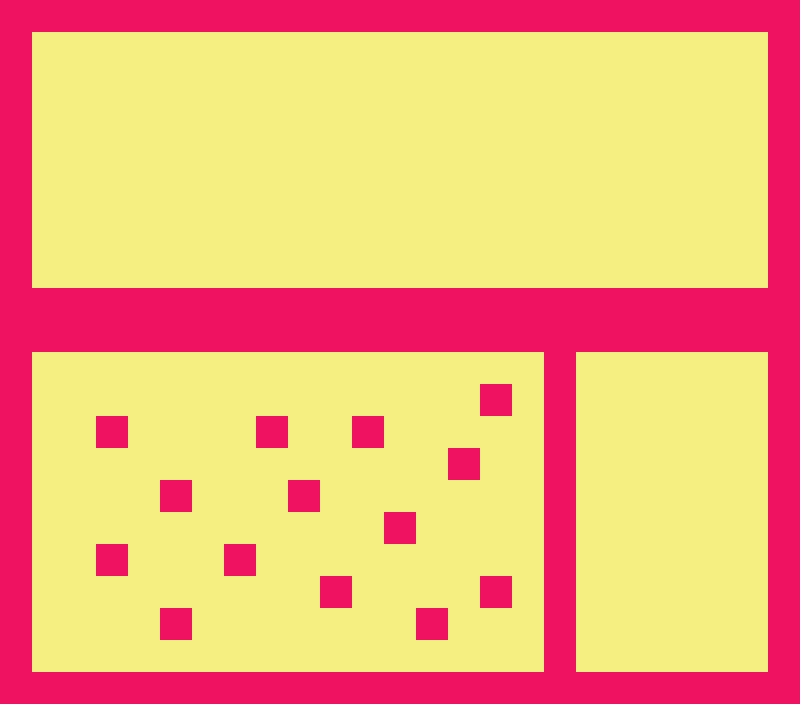

A 2D game scene composited from a Tiled map and its tileset images. What follows is a short description and the map's XML, with each tile layer's data collapsed to a summary:
An orthogonal 25x22 tile map with 32x32 px tiles, 5 tile layers (background, foreground, signs, customers, ...).

<map version="1.0" orientation="orthogonal" width="25" height="22" tilewidth="32" tileheight="32">
 <tileset firstgid="1" name="foreground2" tilewidth="32" tileheight="32" spacing="2" margin="2">
  <image source="test-tilemap-tilesheet.png" width="640" height="400" />
  <tile id="0">
   <properties>
    <property name="name" value="grass" />
    <property name="solid" value="false" />
   </properties>
  </tile>
  <tile id="1">
   <properties>
    <property name="name" value="grass" />
    <property name="solid" value="false" />
   </properties>
  </tile>
  <tile id="2">
   <properties>
    <property name="name" value="dirt" />
    <property name="solid" value="false" />
   </properties>
  </tile>
  <tile id="3">
   <properties>
    <property name="name" value="dirt" />
    <property name="solid" value="false" />
   </properties>
  </tile>
  <tile id="4">
   <properties>
    <property name="name" value="road" />
    <property name="solid" value="false" />
   </properties>
  </tile>
  <tile id="5">
   <properties>
    <property name="name" value="road" />
    <property name="solid" value="false" />
   </properties>
  </tile>
  <tile id="6">
   <properties>
    <property name="movement" value="solid" />
   </properties>
  </tile>
  <tile id="7">
   <properties>
    <property name="movement" value="road" />
   </properties>
  </tile>
  <tile id="18">
   <properties>
    <property name="name" value="house" />
    <property name="solid" value="true" />
   </properties>
  </tile>
  <tile id="19">
   <properties>
    <property name="name" value="house" />
    <property name="solid" value="true" />
   </properties>
  </tile>
  <tile id="36">
   <properties>
    <property name="name" value="house" />
    <property name="solid" value="true" />
   </properties>
  </tile>
  <tile id="37">
   <properties>
    <property name="name" value="house" />
    <property name="solid" value="true" />
   </properties>
  </tile>
  <tile id="38">
   <properties>
    <property name="price" value="200000" />
   </properties>
  </tile>
  <tile id="39">
   <properties>
    <property name="price" value="225000" />
   </properties>
  </tile>
  <tile id="40">
   <properties>
    <property name="price" value="250000" />
   </properties>
  </tile>
  <tile id="41">
   <properties>
    <property name="price" value="300000" />
   </properties>
  </tile>
  <tile id="42">
   <properties>
    <property name="price" value="325000" />
   </properties>
  </tile>
  <tile id="43">
   <properties>
    <property name="price" value="350000" />
   </properties>
  </tile>
  <tile id="44">
   <properties>
    <property name="price" value="375000" />
   </properties>
  </tile>
  <tile id="45">
   <properties>
    <property name="price" value="400000" />
   </properties>
  </tile>
  <tile id="46">
   <properties>
    <property name="price" value="425000" />
   </properties>
  </tile>
  <tile id="47">
   <properties>
    <property name="price" value="450000" />
   </properties>
  </tile>
  <tile id="48">
   <properties>
    <property name="price" value="475000" />
   </properties>
  </tile>
  <tile id="49">
   <properties>
    <property name="price" value="500000" />
   </properties>
  </tile>
  <tile id="50">
   <properties>
    <property name="price" value="550000" />
   </properties>
  </tile>
  <tile id="51">
   <properties>
    <property name="price" value="625000" />
   </properties>
  </tile>
  <tile id="52">
   <properties>
    <property name="price" value="700000" />
   </properties>
  </tile>
  <tile id="53">
   <properties>
    <property name="price" value="1000000" />
   </properties>
  </tile>
  <tile id="56">
   <properties>
    <property name="loan" value="350000" />
    <property name="name" value="steve" />
    <property name="preferredColor" value="red" />
   </properties>
  </tile>
  <tile id="57">
   <properties>
    <property name="loan" value="400000" />
   </properties>
  </tile>
  <tile id="58">
   <properties>
    <property name="loan" value="450000" />
   </properties>
  </tile>
  <tile id="59">
   <properties>
    <property name="loan" value="800000" />
   </properties>
  </tile>
  <tile id="60">
   <properties>
    <property name="loan" value="1000000" />
   </properties>
  </tile>
  <tile id="61">
   <properties>
    <property name="loan" value="300000" />
   </properties>
  </tile>
  <tile id="72">
   <properties>
    <property name="physics" value="solid" />
   </properties>
  </tile>
  <tile id="73">
   <properties>
    <property name="physics" value="empty" />
   </properties>
  </tile>
 </tileset>
 <layer name="background" width="25" height="22">
  <data>[550 cells, 550 non-empty, 2 distinct tile ids]</data>
 </layer>
 <layer name="foreground" width="25" height="22">
  <data>[550 cells, 550 non-empty, 8 distinct tile ids]</data>
 </layer>
 <layer name="signs" width="25" height="22">
  <data>[550 cells, 2 non-empty, 2 distinct tile ids]</data>
 </layer>
 <layer name="customers" width="25" height="22">
  <data>[550 cells, 135 non-empty, 6 distinct tile ids]</data>
 </layer>
 <layer name="physics" width="25" height="22">
  <data>[550 cells, 550 non-empty, 2 distinct tile ids]</data>
 </layer>
</map>
